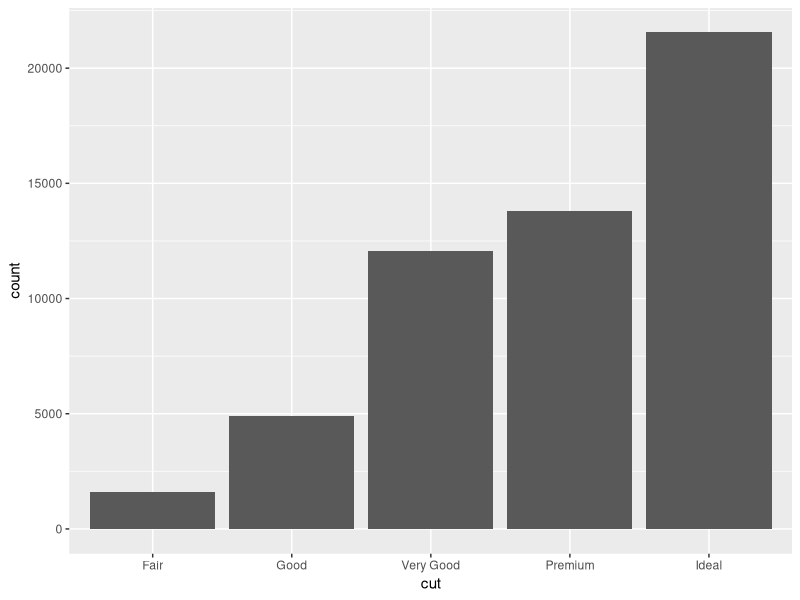
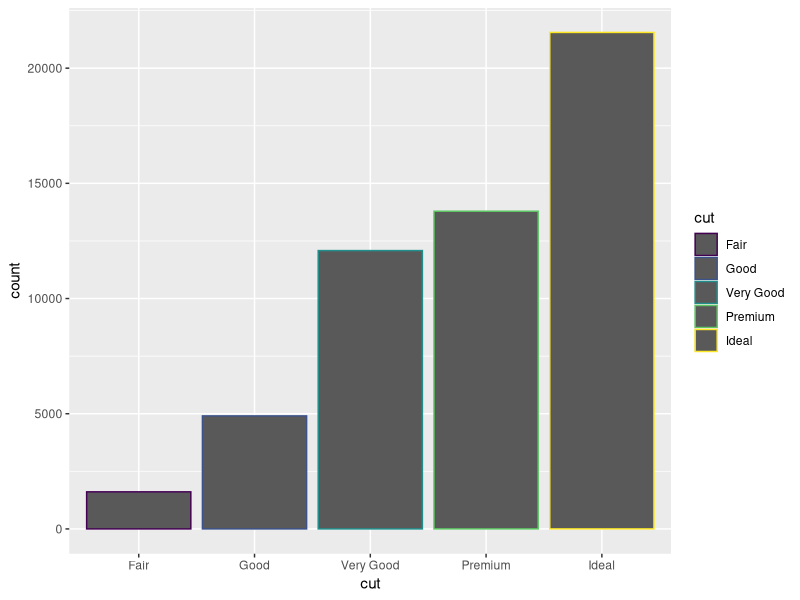
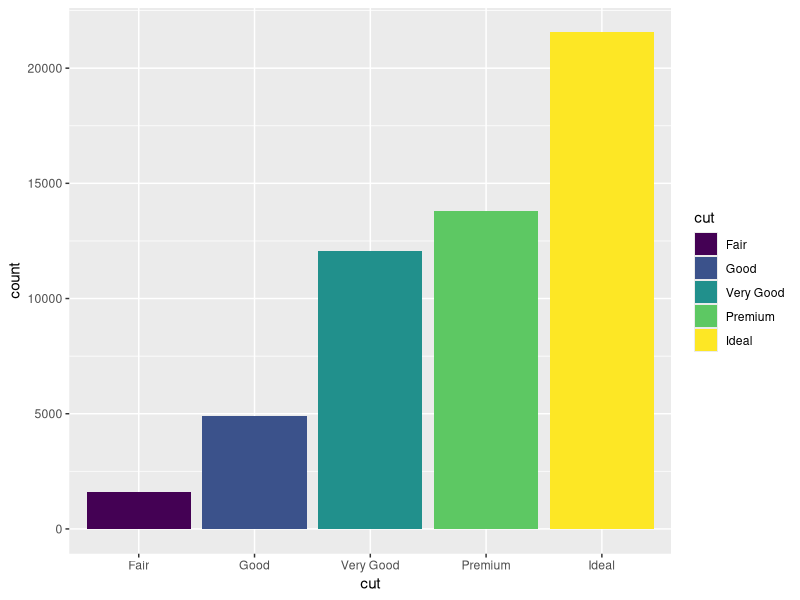
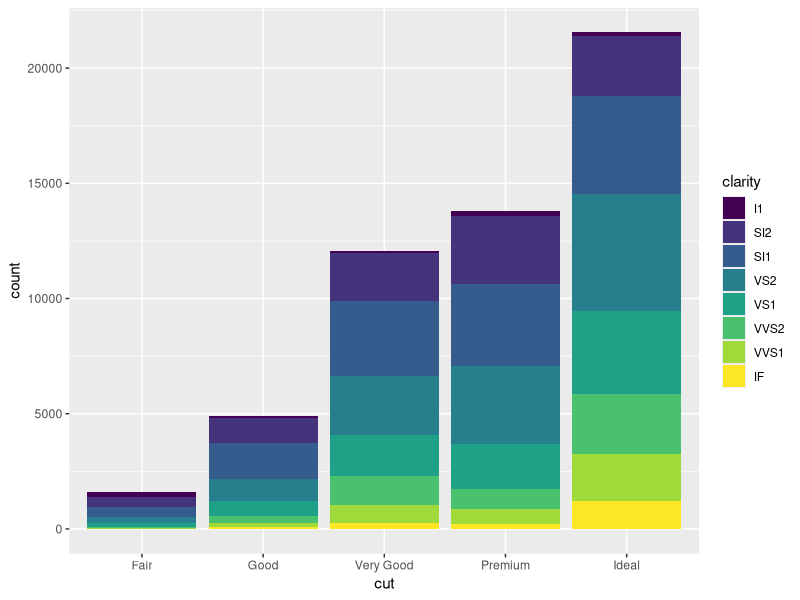
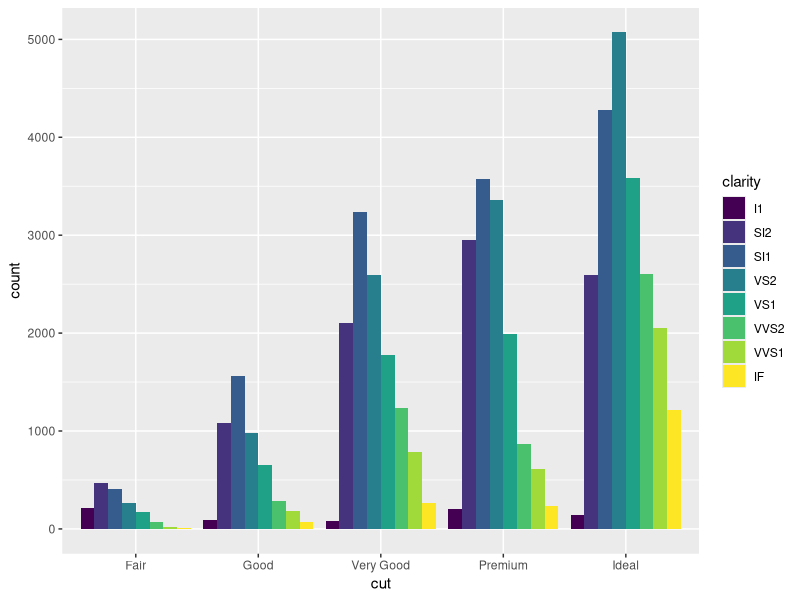
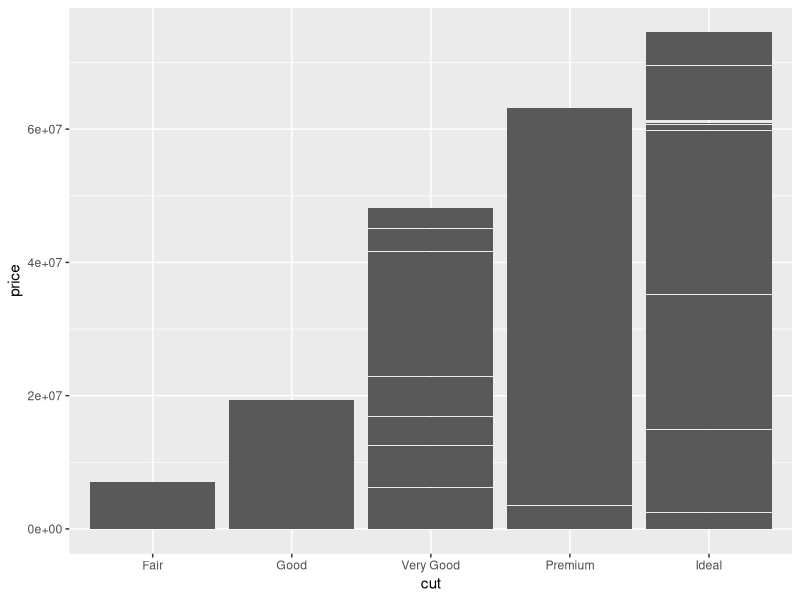
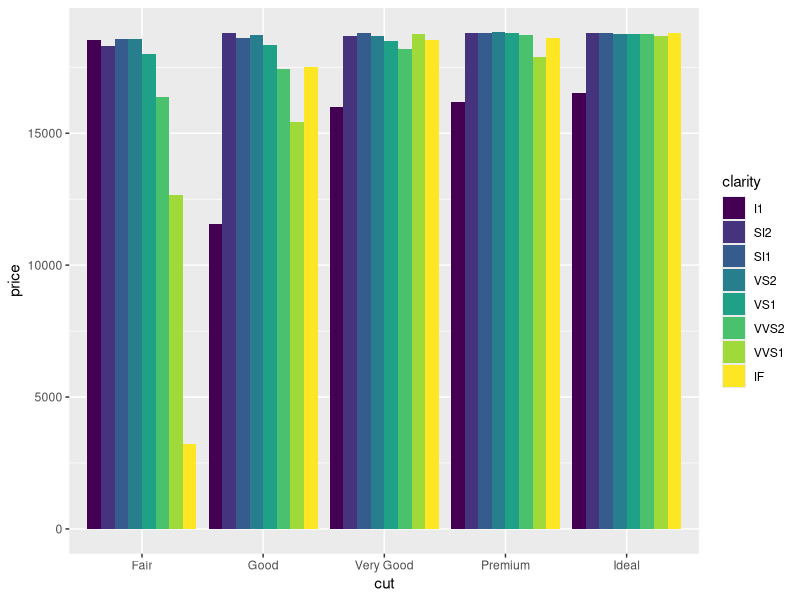
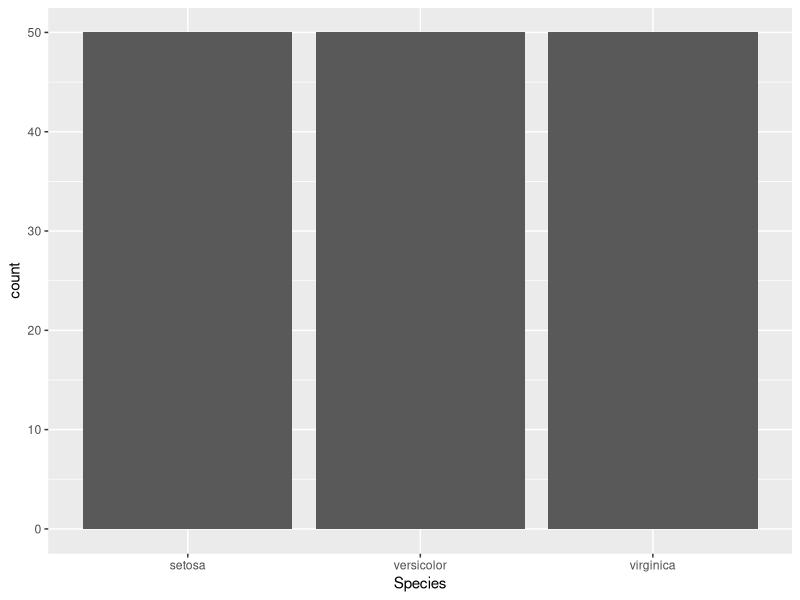

The R script that drew these images, in order:
library(tidyverse)
library(magrittr)

#Default
ggplot(diamonds) +
  geom_bar(aes(cut))

#Colour border depending on the cut
ggplot(diamonds) +
  geom_bar(aes(cut, colour = cut))

#Colour dependend on the cut
ggplot(diamonds) +
  geom_bar(aes(cut, fill = cut))

#Stacked colours
ggplot(diamonds) +
  geom_bar(aes(cut, fill = clarity))

#Next to each other
ggplot(diamonds) +
  geom_bar(aes(cut, fill = clarity), position = "dodge")

#Bringing in the y-axis
ggplot(diamonds)+
  geom_bar(aes(cut, price), stat = "identity")

ggplot(diamonds) +
  geom_bar(aes(cut, price, fill = clarity), stat = "identity", position = "dodge")

#Using the iris dataset
ggplot(iris) +
  geom_bar(aes(Species))

ggplot(iris) +
  geom_bar(aes(Species, fill = Species))

ggplot(iris) +
  geom_bar(aes(Species, Petal.Length, fill = Species), stat = "identity")
